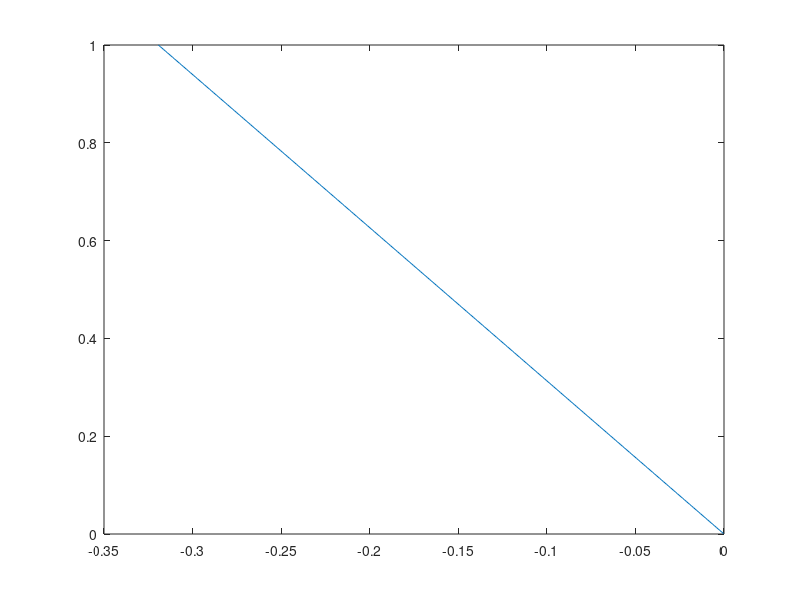
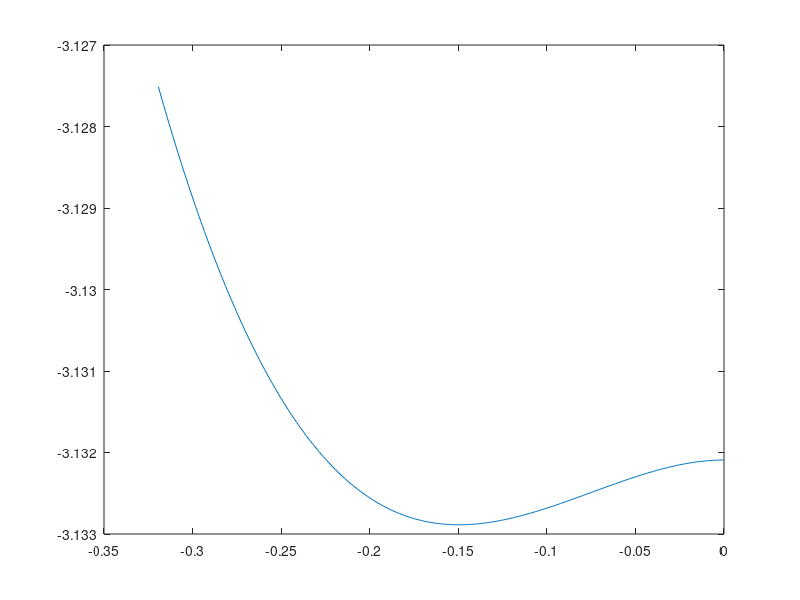
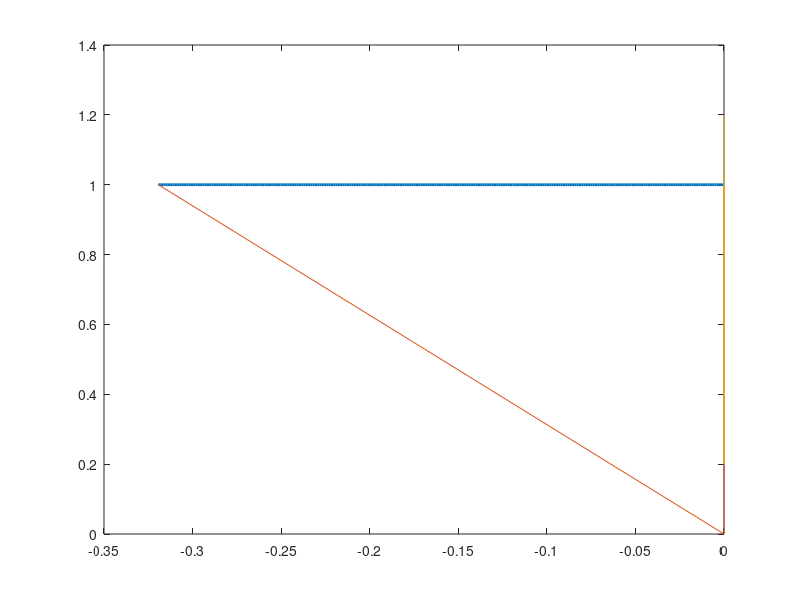

The MATLAB source for these figures, in order: (Note: this script raises an error after producing the figures.)
clc;clear;close all;
g=9.81;

fstConst= [1 0 0 0];
fstObj =  1.0;
maxHeight=1.3;
maxLengthSquared=1.21;
stepUp=0.2;

%% First step
x=-0.3193;
z=1;
dx=1.0;
dz=0.0;

X0=[x:0.001:0];
zf = 1.0;
dxf= 0;

A = [fstConst;
    1 x x^2 x^3 ; % x^4
    0 1 2*x 3*x^2 ; % 4*x^3
    (3/2)*g*x^2 g*x^3 (3/4)*g*x^4 (3/5)*g*x^5 ]; % (3/6)*g*x^6

Ainv= inv(A);
iter = 0;
for i=1:100000
k = (1/2)*(dx*z - dz*x)^2 + g*(x^2)*z-0.5*(zf^2)*(dxf^2);


c = Ainv*[fstObj z dz/dx k]';

c0 = c(1);
c1 = c(2);
c2 = c(3);
c3 = c(4);
c4=0;

xmax1 = (-2*c2+sqrt(4*c2^2-12*c3*c1))/(6*c3);
xmax2 = (-2*c2-sqrt(4*c2^2-12*c3*c1))/(6*c3);
xmax=max(xmax1,xmax2); % the peak within the interval is always the highest x
zmax = c0 + c1*xmax+c2*xmax^2+c3*xmax^3;
if (zmax<maxHeight) %&& (sqrt(x^2+z^2)*(g+(2*c2+6*c3*x).*dx^2)/(c0-c2*x^2-2*c3*x^3)<30)
    break
end

% xl2max1 = (-4*c2^2+sqrt(16*c2^4-24*(c3^2)*(2+2*c1^2)))/(12*c3^2);
% xl2max2 = (-4*c2^2-sqrt(16*c2^4-24*(c3^2)*(2+2*c1^2)))/(12*c3^2);
% xlmax1=-abs(sqrt(max(xl2max1,xl2max2)));
% 
% l2max = xlmax1^2 + (c0 + c1*xlmax1+c2*xlmax1^2+c3*xlmax1^3)^2;
% if (l2max<maxLengthSquared)
%     break
% end

dxf=dxf+0.001;% + (l2max-maxLengthSquared)*0.01;
iter = iter+1;
end

%% Second step
x1=-sqrt(c0/g)*dxf*0.66; %-0.319275
z1= c0-stepUp;
dx1=dxf;
dz1=c1*dxf;

X1=[x1:0.001:0];
zf1 = 1.0;
dxf1= 0;

A1 = [1 0 0 0;
    1 x1 x1^2 x1^3 ; % x^4
    0 1 2*x1 3*x1^2 ; % 4*x^3
    (3/2)*g*x1^2 g*x1^3 (3/4)*g*x1^4 (3/5)*g*x1^5 ]; % (3/6)*g*x^6

Ainv1= inv(A1);
iter1 = 0;
for i=1:100000
k1 = (1/2)*(dx1*z1 - dz1*x1)^2 + g*(x1^2)*z1-0.5*(zf1^2)*(dxf1^2);

c_1 = Ainv1*[zf1 z1 dz1/dx1 k1]';

c01 = c_1(1);
c11 = c_1(2);
c21 = c_1(3);
c31 = c_1(4);
c41=0;

xmax11 = (-2*c21+sqrt(4*c21^2-12*c31*c11))/(6*c31);
xmax21 = (-2*c21-sqrt(4*c21^2-12*c31*c11))/(6*c31);
xmax_1=max(xmax11,xmax21); % the peak within the interval is always the highest x
zmax1 = c01 + c11*xmax_1+c21*xmax_1^2+c31*xmax_1^3;
if (zmax1<maxHeight) %&& (sqrt(x^2+z^2)*(g+(2*c2+6*c3*x).*dx^2)/(c0-c2*x^2-2*c3*x^3)<30) 
    break
end

% xl2max11 = (-4*c21^2+sqrt(16*c21^4-24*(c31^2)*(2+2*c11^2)))/(12*c31^2);
% xl2max21 = (-4*c21^2-sqrt(16*c21^4-24*(c31^2)*(2+2*c11^2)))/(12*c31^2);
% xlmax11=-abs(sqrt(max(xl2max11,xl2max21)));
% 
% l2max1 = xlmax11^2 + (c01 + c11*xlmax11+c21*xlmax11^2+c31*xlmax11^3)^2;
% if (l2max1<maxLengthSquared)
%     break
% end

dxf1=dxf1+0.001;% + (l2max-maxLengthSquared)*0.01;
iter1 = iter1+1;
end

%% plotting
Fx0=c0+c1.*X0+c2.*X0.^2+c3*X0.^3;
Fx1=c01+c11.*X1+c21.*X1.^2+c31*X1.^3;

dX0=(((c0^2)*(dxf^2) + (c0*X0.^2 - 0.5*c2*X0.^4 - (4/5)*c3*X0.^5)*g).^(0.5))./(c0 - c2*X0.^2 - 2*c3*X0.^3);
dX0dx1 = (c0^2)*(dxf^2)*(2*c2 + 6*c3.*X0);
dX0dx2 = g*(c0^2 + 2*c0*c3*X0.^3 + (c3*X0.^5).*(-0.6*c2-0.8*c3.*X0));
dX0dx3 = (c0 + (X0.^2).*(-c2 -2*c3*X0)).^2;
dX0dx4 = ((c0^2)*(dxf^2) + (c0*X0.^2 - 0.5*c2*X0.^4 - (4/5)*c3*X0.^5)*g).^(0.5);
dX0dx = X0.*(dX0dx1 + dX0dx2)./(dX0dx3.*dX0dx4);



figure;
plot(X0,dX0);
figure;
plot(X0,dX0dx);

figure;
plot(X0,Fx0,'linewidth',2);
hold on;
line([0,x],[0,z])
line([0,0],[0,c0])
plot(X1-x1,Fx1+stepUp,'linewidth',2);
line([-x1,0],[stepUp,stepUp+z1]);
line([-x1,-x1],[stepUp,stepUp+zf1]);
circle(0,0,sqrt(maxLengthSquared));
circle(-x1,0+stepUp,sqrt(maxLengthSquared));
% Xline=[-1:0.01:1];
% Zmax= 0*Xline+maxHeight;
% hold on;
% plot(Xline,Zmax);
axis([-0.4 0.4 0.0 1.5])
xlabel('x','FontSize', 35)
ylabel('z','FontSize', 35)
grid off;
legend(num2str(dxf),num2str(dxf1));
axis equal
axis([-0.4 0.4 0.0 1.5])
iter
opts.Format = 'eps';
opts.Color = 'CMYK';
opts.Resolution = 10000000;
set(gca,'LineWidth',1)
set(gca,'GridAlpha',0.4)
exportfig(gcf,'cubicPolMultiStepUp.eps', opts)

u = (g+(2*c2+6*c3*x).*dx^2)/(c0-c2*x^2-2*c3*x^3);
% figure;
% plot(X,u);
% axis([-0.3 0 0 100]);
fgr = 10*sqrt(z^2+x^2)*u
time_est= ((c0 + c1*x +c2*x^2+c3*x^3)/(c1 + 2*c2*x + 3*c3*x^2))%+c0/c1


X=-1:0.0001:1;
Y=c0+c1.*X+c2.*X.^2+c3*X.^3;
figure;
plot(X,Y);
% circle(0,0,sqrt(maxLengthSquared));
Xline=[-1:0.01:1];
Zmax= 0*Xline+maxHeight;
hold on;
plot(Xline,Zmax);
axis equal
axis([-0.5 0.5 0.5 1.5])
xlabel('x','FontSize', 35)
ylabel('z','FontSize', 35)
opts.Format = 'eps';
opts.Color = 'CMYK';
opts.Resolution = 10000000;
set(gca,'LineWidth',1)
set(gca,'GridAlpha',0.4)
%exportfig(gcf,'cubicPolAndLine.eps', opts)


fx=c0+c1*x+c2*x^2+c3*x^3;
dfx=c1+2*c2*x+3*c3*x^2;
ddfx=2*c2 +6*c3*x;

b = inv([1 0 0; 0 1 0; 0 0 2;])*[1 0 ddfx*dx^2]';


% tspan = [0:0.01:150];
% [t,y] =ode45(@qfunOptimizationHandwritten, tspan, [x;dx;z;dz]);
